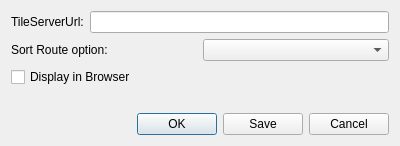
<?xml version="1.0" encoding="UTF-8"?>
<ui version="4.0">
 <class>DialogPreferences</class>
 <widget class="QDialog" name="DialogPreferences">
  <property name="geometry">
   <rect>
    <x>0</x>
    <y>0</y>
    <width>400</width>
    <height>128</height>
   </rect>
  </property>
  <property name="windowTitle">
   <string>Edit Preferences</string>
  </property>
  <layout class="QVBoxLayout" name="verticalLayout">
   <item>
    <layout class="QHBoxLayout" name="horizontalLayout">
     <item>
      <widget class="QLabel" name="label">
       <property name="text">
        <string>TileServerUrl:</string>
       </property>
      </widget>
     </item>
     <item>
      <widget class="QLineEdit" name="edTileServer"/>
     </item>
    </layout>
   </item>
   <item>
    <layout class="QHBoxLayout" name="horizontalLayout_2">
     <item>
      <widget class="QLabel" name="label_3">
       <property name="text">
        <string>Sort Route option:</string>
       </property>
      </widget>
     </item>
     <item>
      <widget class="QComboBox" name="cbRouteSort"/>
     </item>
    </layout>
   </item>
   <item>
    <widget class="QCheckBox" name="chkDisplayInBrowser">
     <property name="text">
      <string>Display in Browser</string>
     </property>
    </widget>
   </item>
   <item>
    <widget class="QLabel" name="lblError">
     <property name="text">
      <string/>
     </property>
    </widget>
   </item>
   <item>
    <widget class="QDialogButtonBox" name="buttonBox">
     <property name="orientation">
      <enum>Qt::Orientation::Horizontal</enum>
     </property>
     <property name="standardButtons">
      <set>QDialogButtonBox::StandardButton::Cancel|QDialogButtonBox::StandardButton::Ok|QDialogButtonBox::StandardButton::Save</set>
     </property>
    </widget>
   </item>
  </layout>
 </widget>
 <resources/>
 <connections>
  <connection>
   <sender>buttonBox</sender>
   <signal>accepted()</signal>
   <receiver>DialogPreferences</receiver>
   <slot>accept()</slot>
   <hints>
    <hint type="sourcelabel">
     <x>248</x>
     <y>254</y>
    </hint>
    <hint type="destinationlabel">
     <x>157</x>
     <y>274</y>
    </hint>
   </hints>
  </connection>
  <connection>
   <sender>buttonBox</sender>
   <signal>rejected()</signal>
   <receiver>DialogPreferences</receiver>
   <slot>reject()</slot>
   <hints>
    <hint type="sourcelabel">
     <x>316</x>
     <y>260</y>
    </hint>
    <hint type="destinationlabel">
     <x>286</x>
     <y>274</y>
    </hint>
   </hints>
  </connection>
 </connections>
</ui>
